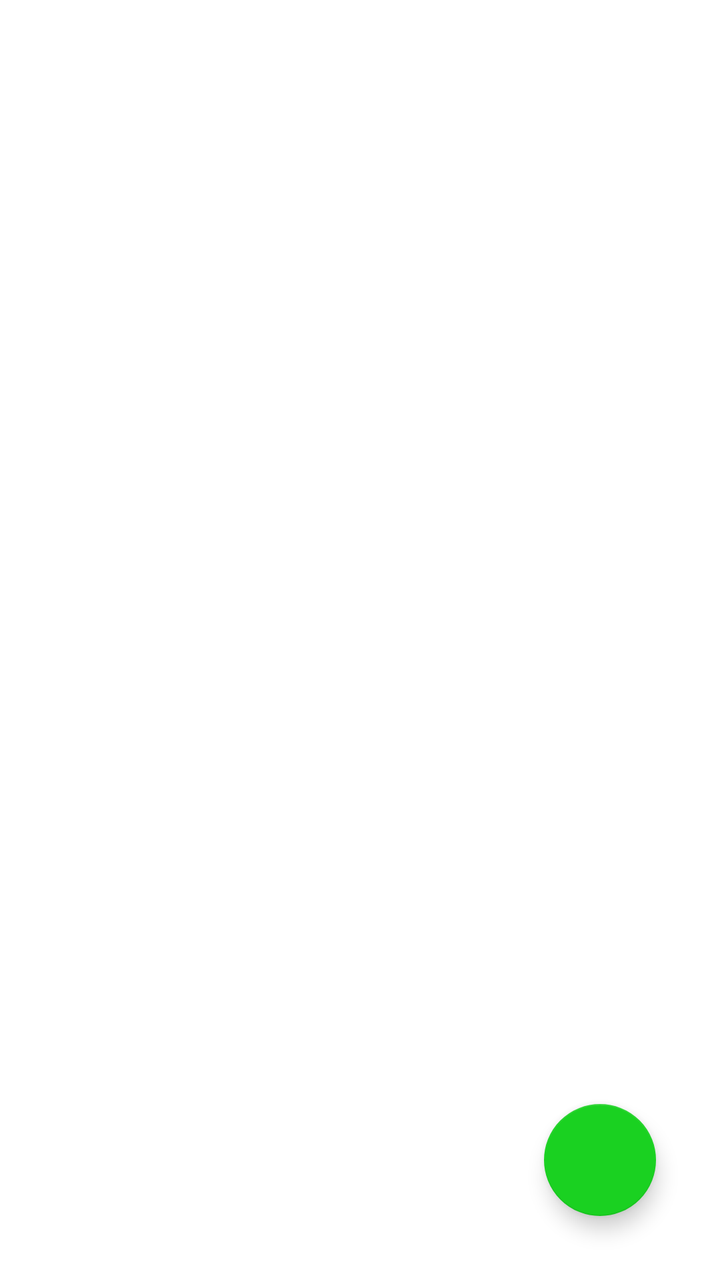
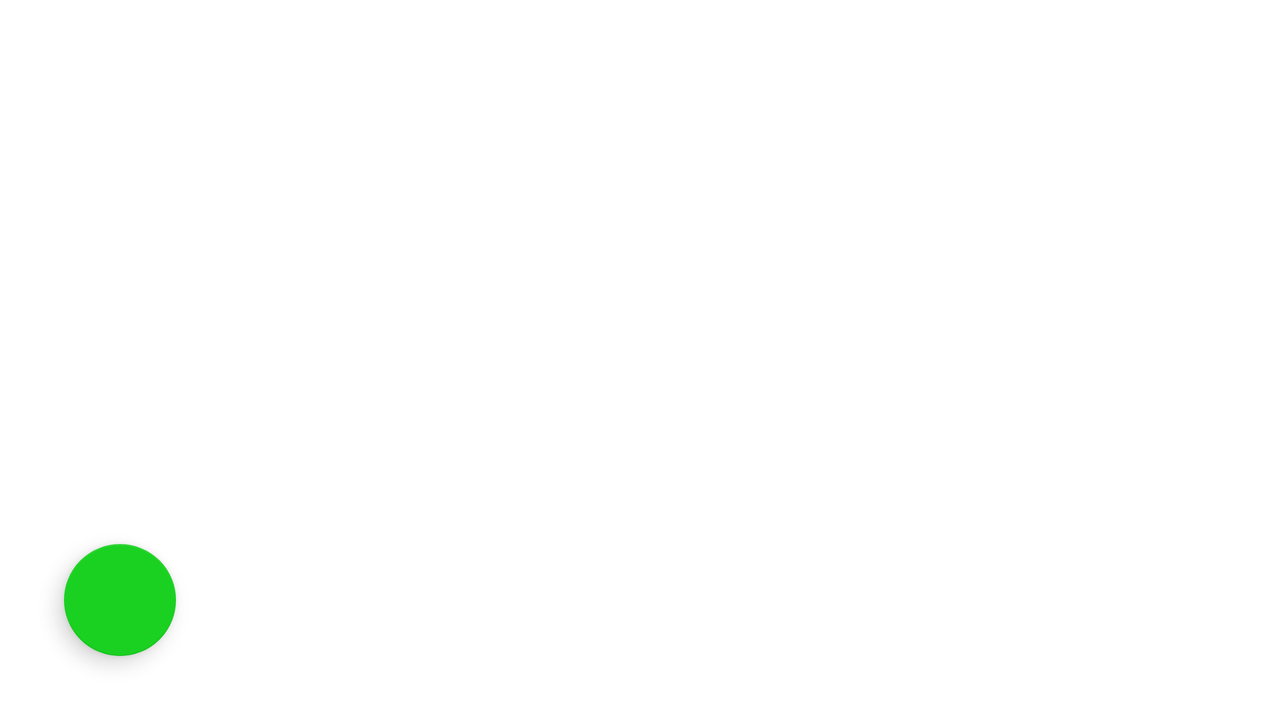

An Android layout and its configuration variant, each rendered on a device that would load it. The default file and the variant file are quoted in full after the pictures.
<!-- AndroidManifest.xml: application theme Theme.ShopperApp -->
<!-- res/layout/fragment_active_shopping_lists.xml -->
<?xml version="1.0" encoding="utf-8"?>
<layout xmlns:android="http://schemas.android.com/apk/res/android"
    xmlns:app="http://schemas.android.com/apk/res-auto"
    xmlns:tools="http://schemas.android.com/tools">

    <androidx.constraintlayout.widget.ConstraintLayout
        android:layout_width="match_parent"
        android:layout_height="match_parent">

        <androidx.recyclerview.widget.RecyclerView
            android:id="@+id/shoppingListRecyclerView"
            android:layout_width="match_parent"
            android:layout_height="match_parent" />

        <com.google.android.material.floatingactionbutton.FloatingActionButton
            android:id="@+id/addListFloatingButton"
            android:layout_width="wrap_content"
            android:layout_height="wrap_content"
            android:layout_marginEnd="32dp"
            android:layout_marginBottom="32dp"
            android:clickable="true"
            app:backgroundTint="#1AD121"
            app:fabSize="auto"
            app:layout_constraintBottom_toBottomOf="parent"
            app:layout_constraintEnd_toEndOf="parent"
            app:srcCompat="@drawable/baseline_add_black_48" />

    </androidx.constraintlayout.widget.ConstraintLayout>
</layout>
<!-- resources referenced by this layout -->
<resources>
  <style name="Theme.ShopperApp" parent="Theme.MaterialComponents.DayNight.DarkActionBar">
          
          <item name="colorPrimary">@color/purple_500</item>
          <item name="colorPrimaryVariant">@color/purple_700</item>
          <item name="colorOnPrimary">@color/white</item>
          
          <item name="colorSecondary">@color/teal_200</item>
          <item name="colorSecondaryVariant">@color/teal_700</item>
          <item name="colorOnSecondary">@color/black</item>
          
          <item name="android:statusBarColor" tools:targetApi="l">?attr/colorPrimaryVariant</item>
          
      </style>
</resources>
<!-- res/layout-land/fragment_active_shopping_lists.xml (the repository's variant of the layout above) -->
<!-- drawn on the phone turned sideways -->
<?xml version="1.0" encoding="utf-8"?>
<layout xmlns:android="http://schemas.android.com/apk/res/android"
    xmlns:app="http://schemas.android.com/apk/res-auto"
    xmlns:tools="http://schemas.android.com/tools">

    <androidx.constraintlayout.widget.ConstraintLayout
        android:layout_width="match_parent"
        android:layout_height="match_parent">

        <androidx.recyclerview.widget.RecyclerView
            android:id="@+id/shoppingListRecyclerView"
            android:layout_width="match_parent"
            android:layout_height="match_parent" />

        <com.google.android.material.floatingactionbutton.FloatingActionButton
            android:id="@+id/addListFloatingButton"
            android:layout_width="wrap_content"
            android:layout_height="wrap_content"
            android:layout_marginStart="32dp"
            android:layout_marginBottom="32dp"
            android:clickable="true"
            app:backgroundTint="#1AD121"
            app:fabSize="auto"
            app:layout_constraintBottom_toBottomOf="parent"
            app:layout_constraintStart_toStartOf="parent"
            app:srcCompat="@drawable/baseline_add_black_48" />

    </androidx.constraintlayout.widget.ConstraintLayout>
</layout>
